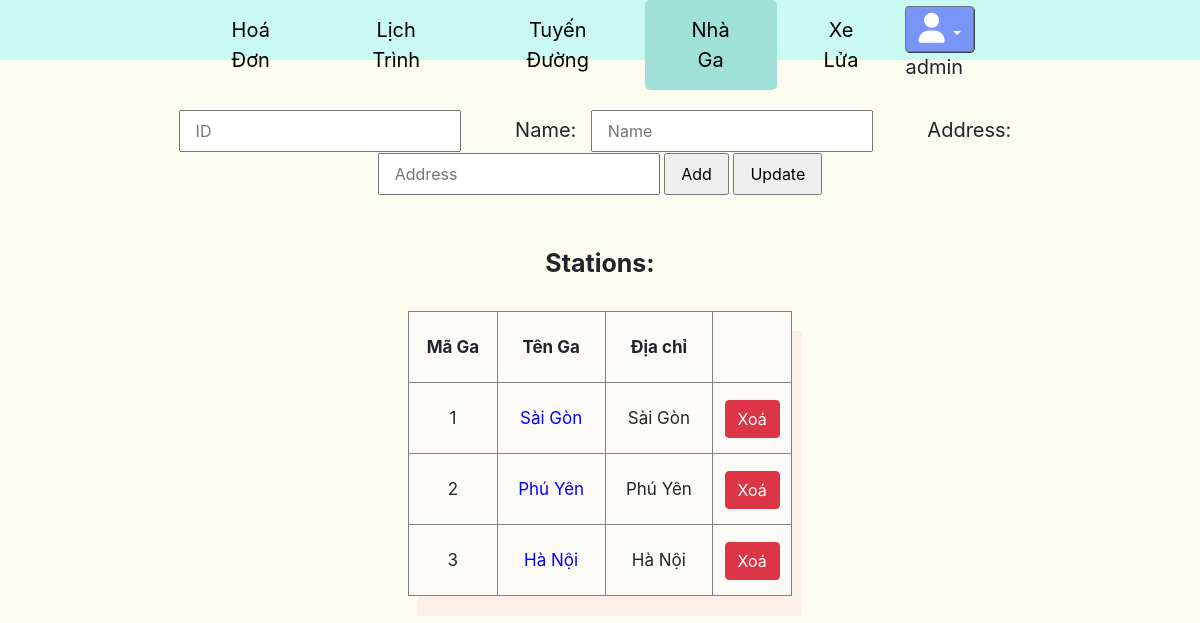
The app's page /stations/ (signed in), older data.
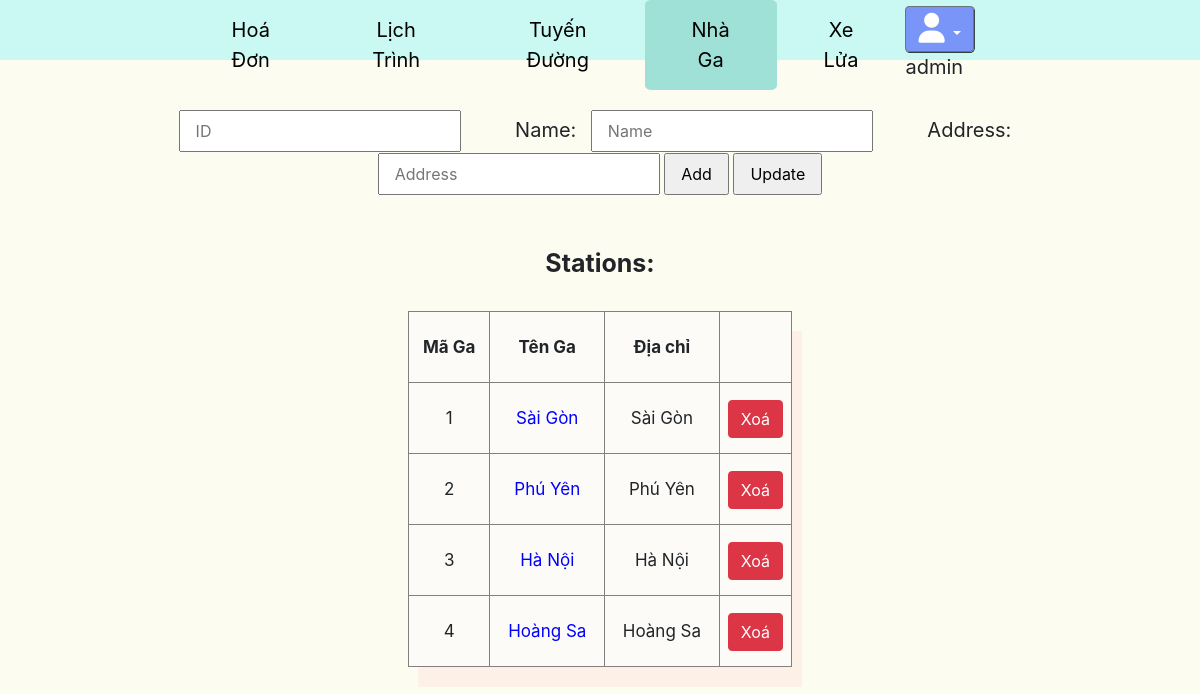
The same page, newer data.
### core/models.py (models this page shows, shortened)
class Station(models.Model):
    name = models.CharField(default = "", max_length = 50)
    address = models.CharField(default = "",max_length = 255)

### core/views.py (the view, shortened to what this page needs)
# urls.py: path('stations/', Stations.as_view() , name='stations'),
@method_decorator(staff_member_required, name='dispatch')
class Stations(View):
    def get(self,request):
        stations = Station.objects.all()
        context = {
            'stations':stations,
        }
        return render(request, 'core/stations.html',context)

### core/templates/core/stations.html (shortened to what this page needs)
{% extends 'core/base_manage.html' %} {% load static %} {% block head %}
<link rel="stylesheet" href="{% static 'css/RTT.css' %}" />
{% endblock head %} {% block contain %}
<div class="main">
  <form action="" method="post">
    <input id="ip-slug" type="text" name="slug" placeholder="ID" readonly/>
    <label for="name">Name: </label>
    <input id="ip-name" type="text" name="name" placeholder="Name" required/>
    <label for="address">Address: </label>
    <input id="ip-address" type="text" name="address" placeholder="Address" required/>
    <input type="submit" name="add"value="Add" />
    <input type="submit" name="update"value="Update" />
  </form>
  <fieldset>
    <legend id="myLegend">Stations:</legend>
    <table border="1px solid gray">
      <tr border="1px solid gray">
        <th style="padding: 5px">Mã Ga</th>
        <th style="padding: 5px">Tên Ga</th>
        <th style="padding: 5px">Địa chỉ</th>
        <th style="padding: 5px"></th>
      </tr>
      {% for station in stations %}
      <tr border="1px solid gray">
        <td style="padding: 5px">{{station.id}}</td>
        <td class="name" style="padding: 5px; cursor: pointer;color: blue;">{{station.name}}</td>
        <td style="padding: 5px">{{station.address}}</td>
        <td style="padding: 0px"><a class="btn btn-danger" href="{% url 'delete-station' station.id %}">Xoá</a></td>
      </tr>
      {% endfor %}
    </table>
  </fieldset>
</div>
{% endblock contain %}

Row changes from the older to the newer data that the page shows:
added Station: id "4", name "Hoàng Sa", address "Hoàng Sa"
